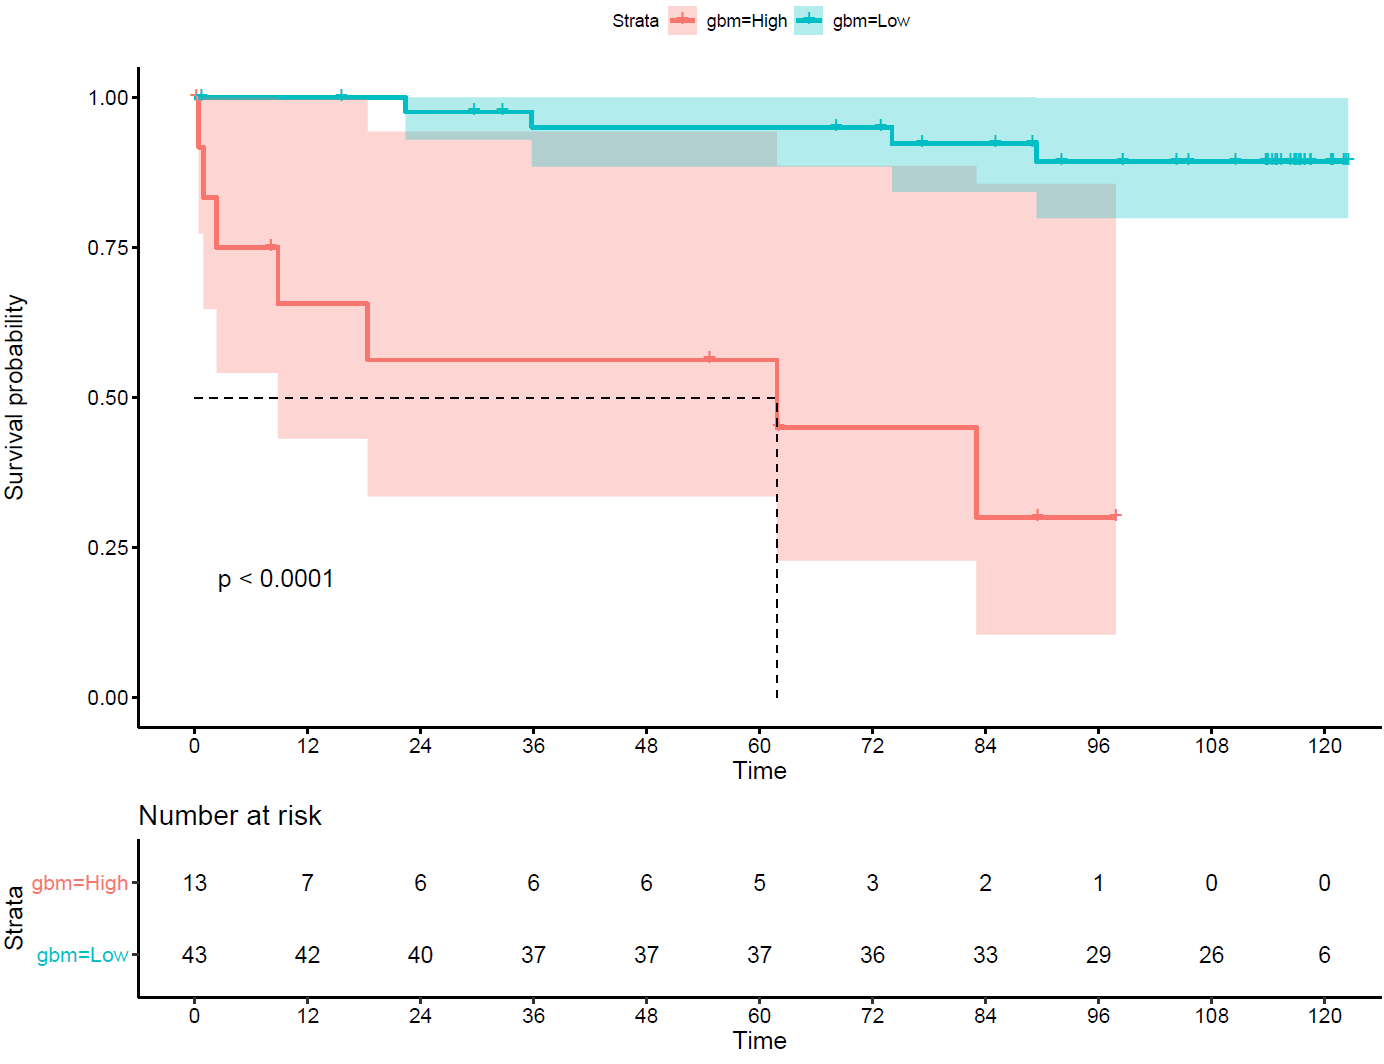

Generate this figure with R:
source("data input.R")
source("rosesmoteover.R")

save.image(file='gbm.RData')
load("gbm.RData") 

set.seed(5099)

library(gbm)
library(survival)
library(survminer)

# gbm ==============
# bfit <- gbm(Surv(DiseaseSpecificSurvival, DiseaseSpecificDeath) ~ .,
#             data = trains, distribution = "coxph", n.tree = 1000, cv.folds = 5,
#             bag.fraction = 1)
# 
# bfithappy <- gbm(Surv(DiseaseSpecificSurvival, DiseaseSpecificDeath) ~ .,
#             data = trains, distribution = "coxph", n.tree = 1000, cv.folds = 10,
#             bag.fraction = 1)
# 
# bfit5 <- gbm(Surv(DiseaseSpecificSurvival, DiseaseSpecificDeath) ~ .,
#             data = trains, distribution = "coxph", n.tree = 2000, cv.folds = 5,
#             bag.fraction = 1)
bfit <- gbm(Surv(DiseaseSpecificSurvival, as.numeric(DiseaseSpecificDeath)) ~ .,
                        data = trains, distribution = "coxph", cv.folds=10)
            
bfit.int <- gbm(Surv(DiseaseSpecificSurvival, as.numeric(DiseaseSpecificDeath)) ~ .,
            data = data4, distribution = "coxph", n.tree = 1000,
            shrinkage=0.1,
            interaction.depth=2,       # 1: additive model, 2: two-way interactions, etc
            # bag.fraction = 1,        # subsampling fraction, 0.5 is probably best
            # train.fraction = 0.5,
            cv.folds = 10,
            n.minobsinnode = 10,       # minimum total weight needed in each node
            keep.data = TRUE,
            verbose = FALSE) 

bfit.int3 <- gbm(Surv(DiseaseSpecificSurvival, 
                     as.numeric(DiseaseSpecificDeath)) ~ .,
                data = data4, distribution = "coxph", n.tree = 1000,
                shrinkage=0.1,
                interaction.depth=3,       # 1: additive model, 2: two-way interactions, etc
                # bag.fraction = 1,        # subsampling fraction, 0.5 is probably best
                # train.fraction = 0.5,
                cv.folds = 5,
                n.minobsinnode = 10,       # minimum total weight needed in each node
                keep.data = TRUE,
                verbose = FALSE) 

bfit.add <- gbm(Surv(DiseaseSpecificSurvival, as.numeric(DiseaseSpecificDeath)) ~ .,
              data = data4, distribution = "coxph", n.tree = 100,
              shrinkage=0.1,
              interaction.depth=1,       # 1: additive model, 2: two-way interactions, etc
              # bag.fraction = 1,        # subsampling fraction, 0.5 is probably best
              # train.fraction = 0.5,
              cv.folds = 10,
              n.minobsinnode = 10,       # minimum total weight needed in each node
              # keep.data = TRUE,
              verbose = FALSE) 

bfit.add2 <- gbm(Surv(DiseaseSpecificSurvival, as.numeric(DiseaseSpecificDeath)) ~ .,
                data = data4, distribution = "coxph", n.tree = 1000,
                shrinkage=0.1,
                interaction.depth=1,       # 1: additive model, 2: two-way interactions, etc
                # bag.fraction = 1,        # subsampling fraction, 0.5 is probably best
                # train.fraction = 0.5,
                cv.folds = 10,
                n.minobsinnode = 10,       # minimum total weight needed in each node
                # keep.data = TRUE,
                verbose = FALSE)

summary(bfit.int3)

bfit.pred <- predict(bfit.int3, n.trees = 1000)
lambda0 <- basehaz.gbm(t = data4$DiseaseSpecificSurvival, 
                       delta = data4$DiseaseSpecificDeath,
                       t.eval =   sort(unique(data4$DiseaseSpecificSurvival)),
                       cumulative = FALSE, f.x = bfit.pred , smooth=TRUE)

lambda0 <- basehaz.gbm(t = v1s$DiseaseSpecificSurvival, 
                       delta = v1s$DiseaseSpecificDeath,
                       t.eval =   sort(unique(v1s$DiseaseSpecificSurvival)),
                       cumulative = FALSE, f.x = bfit.pred , smooth=TRUE)
lambda0

gbm.predv1 <- predict(bfit.int3, newdata = v1s, n.trees = 1000)

v1s$gbm <- ifelse(exp(gbm.predv1)>1, "High" ,"Low")
# v1s$gbm <- ifelse(scale(gbm.predv1 [,1], center = T, scale = T) > 0, "High" ,"Low") 
v1s$gbm
gbm.fitsurv1 <- survfit(Surv(DiseaseSpecificSurvival,
                          as.numeric(DiseaseSpecificDeath)) ~ gbm , 
                     data=v1s, error="greenwood",conf.type="log") 
summary(gbm.fitsurv1)
ggsurvplot(gbm.fitsurv1,data=v1s,risk.table = T,break.x.by=12,
           surv.median.line = "hv",pval=T, conf.int = T)

survdiff(Surv(DiseaseSpecificSurvival,as.numeric(DiseaseSpecificDeath)) ~ gbm, 
         data=v1s)

# v2
gbm.predv2 <- predict(bfit.add2, newdata = v2s, n.trees = 1000)

v2s$gbm <- ifelse(exp(gbm.predv2)>1, "High" ,"Low")
 
v2s$gbm
gbm.fitsurv2 <- survfit(Surv(DiseaseSpecificSurvival,
                             as.numeric(DiseaseSpecificDeath)) ~ gbm , 
                        data=v2s, error="greenwood",conf.type="log") 
summary(gbm.fitsurv2)
ggsurvplot(gbm.fitsurv2,data=v2s,risk.table = T,break.x.by=12,
           surv.median.line = "hv",pval=T, conf.int = T)

survdiff(Surv(DiseaseSpecificSurvival,as.numeric(DiseaseSpecificDeath)) ~ gbm, 
         data=v2s)






best.iter <- gbm.perf(bfit.add2 ,method="cv") 
print(best.iter)

bs <- summary(bfit)

xtable(bs)

# plot the performance
best.iter <- gbm.perf(bfit5,method="OOB")  # returns out-of-bag estimated best number of trees
print(best.iter)

best.iter <- gbm.perf(bfit5,method="cv") # returns test set estimate of best number of trees
print(best.iter)

best.iter <- gbm.perf(bfit5,method="test") # returns test set estimate of best number of trees
print(best.iter)

plot(bfit5)

plot(survfit(bfit), newdata=v1)

pred.train <- predict(bfit5, trains, n.trees = best.iter)
pred.test <- predict(bfit5, v1s, n.trees = best.iter)
pred.test2 <- predict(bfit5, v2s, n.trees = best.iter)
Hmisc::rcorr.cens(-pred.train, Surv(trains$DiseaseSpecificSurvival, 
                                    trains$DiseaseSpecificDeath))
cbv1 <- Hmisc::rcorr.cens(-pred.test, Surv(v1s$DiseaseSpecificSurvival, 
                                   v1s$DiseaseSpecificDeath))
cbv2 <- Hmisc::rcorr.cens(-pred.test2, Surv(v2s$DiseaseSpecificSurvival, 
                                    v2s$DiseaseSpecificDeath))
cb <- cbind(cbv1,cbv2)
stargazer(cb)

# plot variable influence

summary(bfit5,n.trees=1)         # based on the first tree

bb <- summary(bfit5,n.trees=best.iter) # based on the estimated best number of trees

# create marginal plots
# plot variable X1,X2,X3 after "best" iterations
par(mfrow=c(1,3))
plot.gbm(bfit,1,best.iter)
plot.gbm(bfit,2,best.iter)
plot.gbm(bfit,3,best.iter)
par(mfrow=c(1,1))
plot.gbm(bfit,1:2,best.iter) # contour plot of variables 1 and 2 after "best" number iterations

# 3-way plots
plot.gbm(bfit,1:3,best.iter)

# print the first and last trees... just for curiosity
pretty.gbm.tree(bfit5,1)
pretty.gbm.tree(bfit,bfit$n.trees)

# predict on the new data using "best" number of trees
# f.predict will be on the canonical scale (logit,log,etc.)
f.predict <- predict(bfit,v1,best.iter)


# Cox PH error
# boosting
risk <- rep(0,N)
for(i in 1:N)
{
  risk[i] <- sum( (data2$tt>=data2$tt[i])*exp(f.predict) )
}
cat("Boosting:",sum( data2$delta*( f.predict - log(risk) ) ),"\n")

# linear model
coxph1 <- coxph(Surv(tt,delta)~X1+X2+X3,data=data)
f.predict <- predict(coxph1,newdata=data2)
risk <- rep(0,N)
for(i in 1:N)
{
  risk[i] <- sum( (data2$tt>=data2$tt[i])*exp(f.predict) )
}
cat("Linear model:",sum( data2$delta*( f.predict - log(risk) ) ),"\n")


# save the model to disk
saveRDS(bfit5, "./bfit5.rds")

# load the model
super_model <- readRDS("./bfit5.rds")
